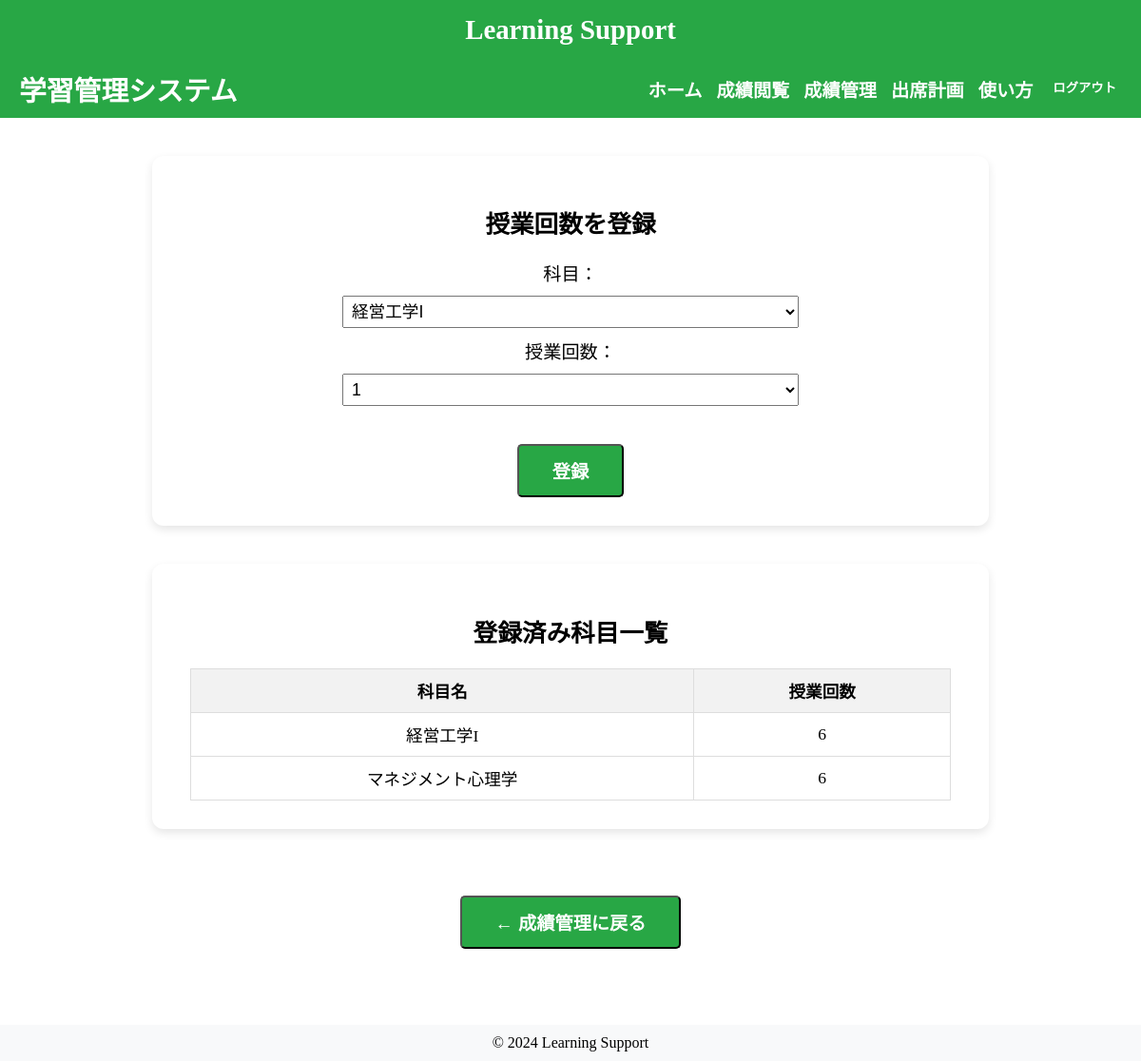
/core/register/class_count/ (signed in), run on an earlier commit of the app's database.
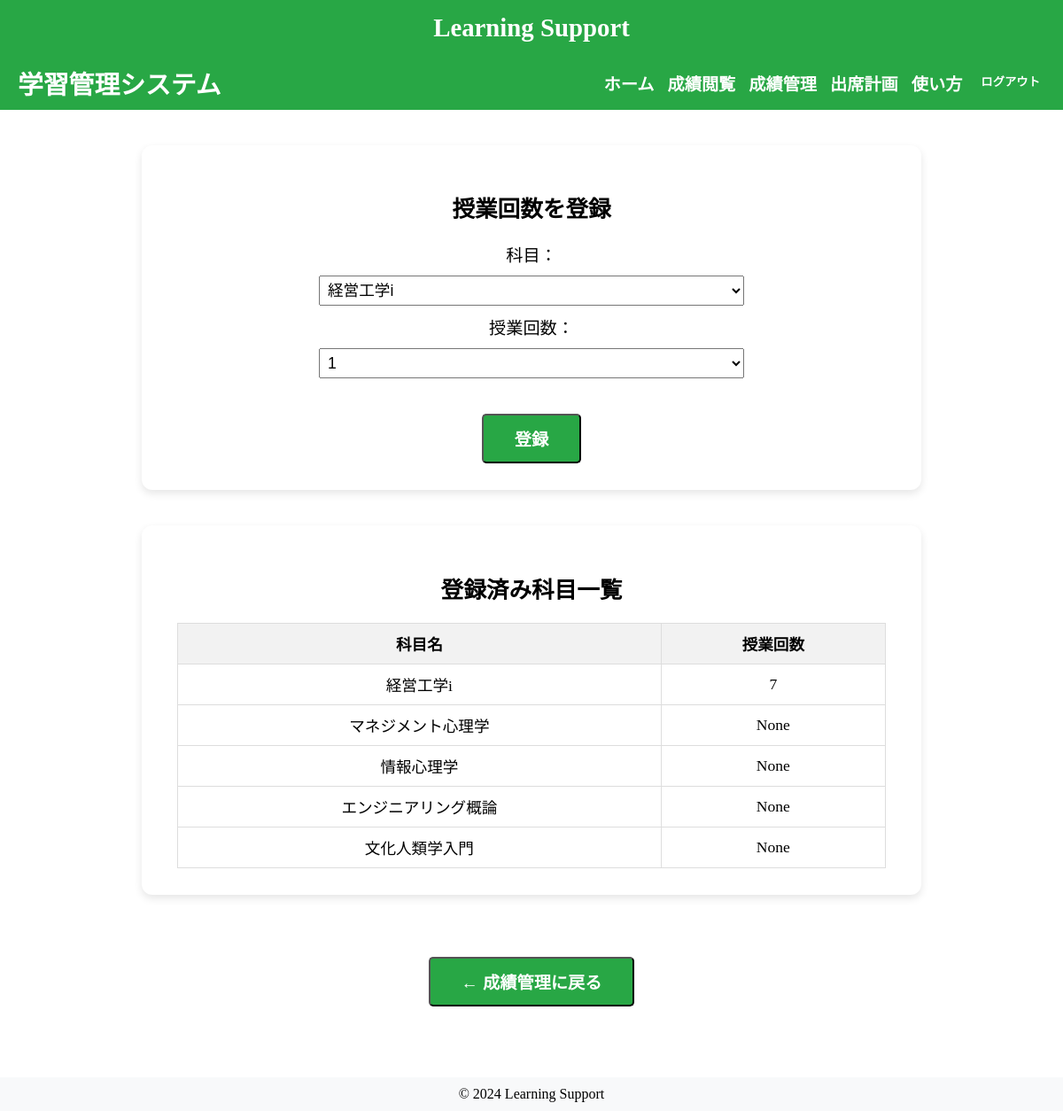
And on a later commit of the database.
### core/models.py (models this page shows, shortened)
class Subject(models.Model):
    SUBJECT_CLASS_CHOICES = [
        ('必修', '必修'),
        ('教養', '教養'),
        ('専門', '専門'),
    ]
    DAY_CHOICES = [
        ('月', '月曜日'),
        ('火', '火曜日'),
        ('水', '水曜日'),
        ('木', '木曜日'),
        ('金', '金曜日'),
    ]
    subject_id = models.AutoField(primary_key=True)
    student = models.ForeignKey(Student, on_delete=models.CASCADE)
    subject_name = models.CharField(max_length=50)
    subject_class = models.CharField(max_length=10, choices=SUBJECT_CLASS_CHOICES)
    subject_score = models.IntegerField(default=1)
    attend_days = models.IntegerField(default=0)
    lesson_count = models.IntegerField(null=True, blank=True)
    day_of_week = models.CharField(max_length=2, choices=DAY_CHOICES, default='月')
    date = models.CharField(max_length=10, default="月曜日")
    table = models.CharField(max_length=10, default="1限目")
    class Meta:
        constraints = [
            models.UniqueConstraint(
                fields=['student', 'subject_name'],
                name='unique_student_subject'
            )
        ]

### core/views.py (the view, shortened to what this page needs)
# urls.py: path('register/class_count/', views.class_count_register, name='class_count_register'), #授業回数登録
@login_required
def class_count_register(request):
    student = Student.objects.get(user=request.user)
    subjects = Subject.objects.filter(student=student)
    lesson_range = range(1, 16)  # 1～15
    return render(request, "core/class_count_register.html", {
        "subjects": subjects,
        "lesson_range": lesson_range,
    })

### core/templates/core/class_count_register.html (shortened to what this page needs)
{% extends 'base.html' %}
{% block content %}
<header style="display: flex; justify-content: space-between; align-items: center; padding: 10px 20px; background-color: #28a745; color: white; font-size:1.2rem;">
    <h1 style="margin: 0; font-size: 1.8rem;">学習管理システム</h1>
    <nav>
        <ul style="list-style: none; display: flex; gap: 15px; margin: 0; padding: 0; font-size:1.2rem;">
            <li><a href="{% url 'core:student_home' %}" style="text-decoration: none; color: white; font-weight: bold;">ホーム</a></li>
            <li><a href="{% url 'core:grade_view' %}" style="text-decoration: none; color: white; font-weight: bold;">成績閲覧</a></li>
            <li><a href="{% url 'core:manage_grades' %}" style="text-decoration: none; color: white; font-weight: bold;">成績管理</a></li>
            <li><a href="{% url 'core:attendance_plan' %}" style="text-decoration: none; color: white; font-weight: bold;">出席計画</a></li>
            <li><a href="{% url 'core:manual' %}" style="text-decoration: none; color: white; font-weight: bold;">使い方</a></li>
            <li>
                <form method="POST" action="{% url 'core:logout' %}" style="display: inline;">
                    <button type="submit" style="background: none; border: none; color: white; font-weight: bold; cursor: pointer;">ログアウト</button>
                </form>
            </li>
        </ul>
    </nav>
</header>
<div style="padding:40px;display:flex;flex-direction:column;align-items:center;font-size:1.1rem;">
    <div style="background:white;padding:30px 40px;border-radius:12px;box-shadow:0 4px 10px rgba(0,0,0,0.1);width:90%;max-width:800px;text-align:center;">
        <h2 style="font-size:1.6rem;">授業回数を登録</h2>
        <form method="POST" action="{% url 'core:class_count_register' %}" style="margin-top:20px;">
            <label style="font-size:1.2rem;">科目：</label><br>
            <select name="subject_id" class="form-control" style="width:60%;margin:10px auto;font-size:1.1rem;padding:5px;">
                {% for subject in subjects %}
                    <option value="{{ subject.subject_id }}">{{ subject.subject_name }}</option>
                {% endfor %}
            </select><br>
            <label style="font-size:1.2rem;">授業回数：</label><br>
            <select name="lesson_count" class="form-control" style="width:60%;margin:10px auto;font-size:1.1rem;padding:5px;">
                {% for i in lesson_range %}
                    <option value="{{ i }}">{{ i }}</option>
                {% endfor %}
            </select><br>
            <button type="submit" class="btn btn-primary"
                        style="
            padding: 12px 35px;
            font-size: 1.2rem;
            background-color: #28a745;
            color: white;
            text-decoration: none;
            border-radius: 5px;
            font-weight: bold;
            display: inline-block;
            margin-top: 30px;
            ">登録</button>
        </form>
    </div>
    <div style="background:white;margin-top:40px;padding:30px 40px;border-radius:12px;box-shadow:0 4px 10px rgba(0,0,0,0.1);width:90%;max-width:800px;text-align:center;">
        <h2 style="font-size:1.6rem;">登録済み科目一覧</h2>
        <table style="width:100%;border-collapse:collapse;margin-top:15px;text-align:center;font-size:1.1rem;">
            <thead style="background-color:#f2f2f2;">
                <tr>
                    <th style="padding:10px;border:1px solid #ddd;">科目名</th>
                    <th style="padding:10px;border:1px solid #ddd;">授業回数</th>
                </tr>
            </thead>
            <tbody>
                {% for subject in subjects %}
                    <tr>
                        <td style="border:1px solid #ddd;padding:10px;">{{ subject.subject_name }}</td>
                        <td style="border:1px solid #ddd;padding:10px;">{{ subject.lesson_count }}</td>
                    </tr>
                {% empty %}
                    <tr><td colspan="2" style="padding:10px;">登録されていません。</td></tr>
                {% endfor %}
            </tbody>
        </table>
    </div>
    <div style="margin-top:40px;">
        <form method="GET" action="{% url 'core:manage_grades' %}">
            <button type="submit" class="btn btn-secondary"
            style="
            padding: 12px 35px;
            font-size: 1.2rem;
            background-color: #28a745;
            color: white;
            text-decoration: none;
            border-radius: 5px;
            font-weight: bold;
            display: inline-block;
            margin-top: 30px;
            ">← 成績管理に戻る</button>
        </form>
    </div>
</div>
{% endblock %}

### core/templates/base.html (shortened to what this page needs)
{% load static %}
<!DOCTYPE html>
<html lang="ja">
<head>
    <link rel="stylesheet" href="{% static 'core/style.css' %}">
</head>
<body>
    <header style="background-color: #28a745; color: white; padding: 15px 0; text-align: center;">
        <h1 style="margin: 0; font-size: 1.8rem;">Learning Support</h1>
    </header>
    <main>
        {% block content %}
        {% endblock %}
    </main>
    <footer style="background-color: #f8f9fa; text-align: center; padding: 10px; margin-top: 40px;">
        <p style="margin: 0;">© 2024 Learning Support</p>
    </footer>
</body>
</html>

### core/static/core/style.css (style rules this page uses)
body { background-color: white; margin: 0; }
header { background-image: url('/static/images/header-bg.jpg'); background-size: cover; background-position: center; color: white; padding: 20px; }
.btn { padding: 10px 20px; background-color: #007bff; color: white; border-radius: 6px; text-decoration: none; }

What changed in the data, as far as the page shows it:
changed Subject: subject_name "経営工学I" → "経営工学i"; lesson_count "6" → "7"
changed Subject "マネジメント心理学": lesson_count "6" → "None"
added Subject: subject_name "情報心理学", lesson_count "None"
added Subject: subject_name "エンジニアリング概論", lesson_count "None"
added Subject: subject_name "文化人類学入門", lesson_count "None"
Also different on the page:
form field subject_id: "経営工学I" → "経営工学i"
